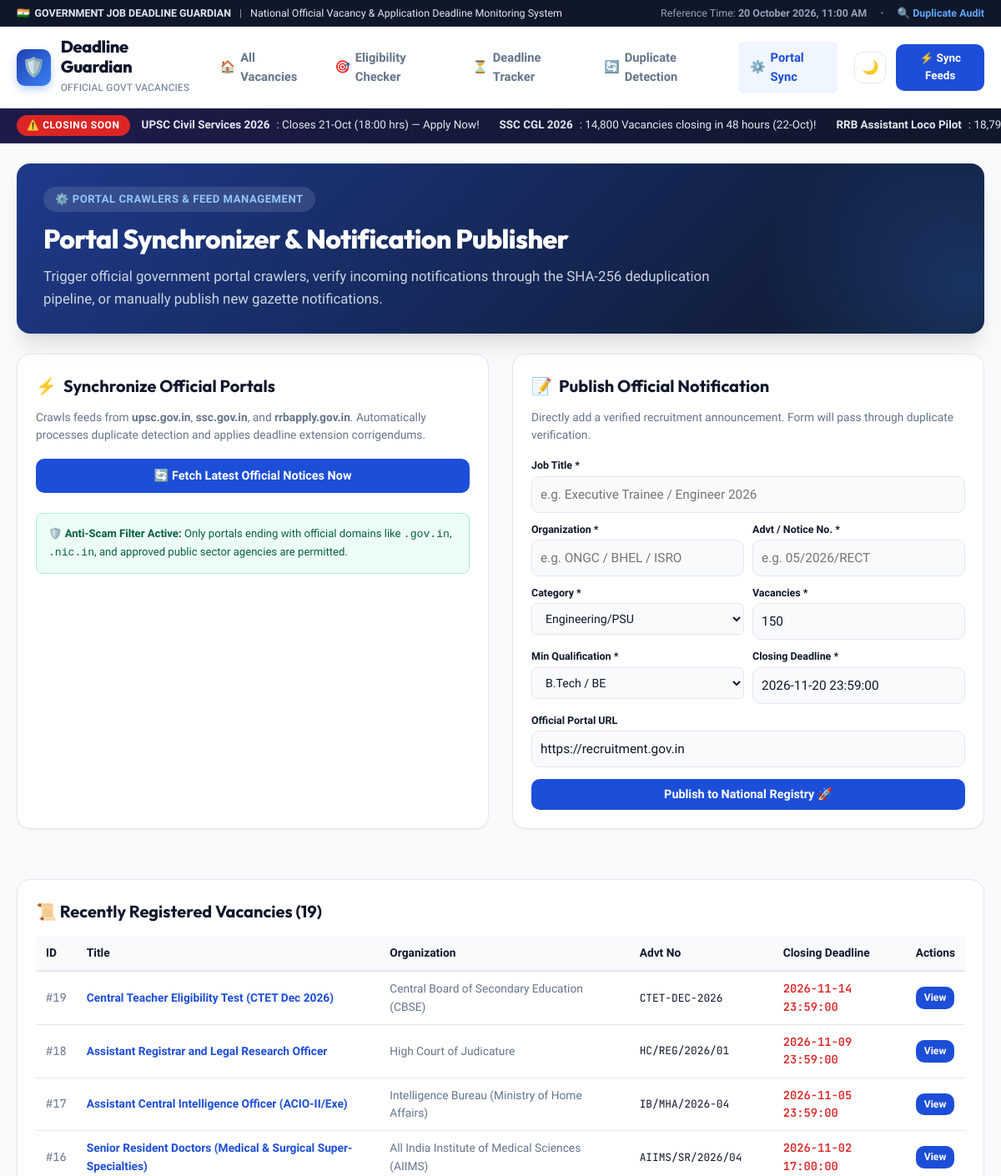
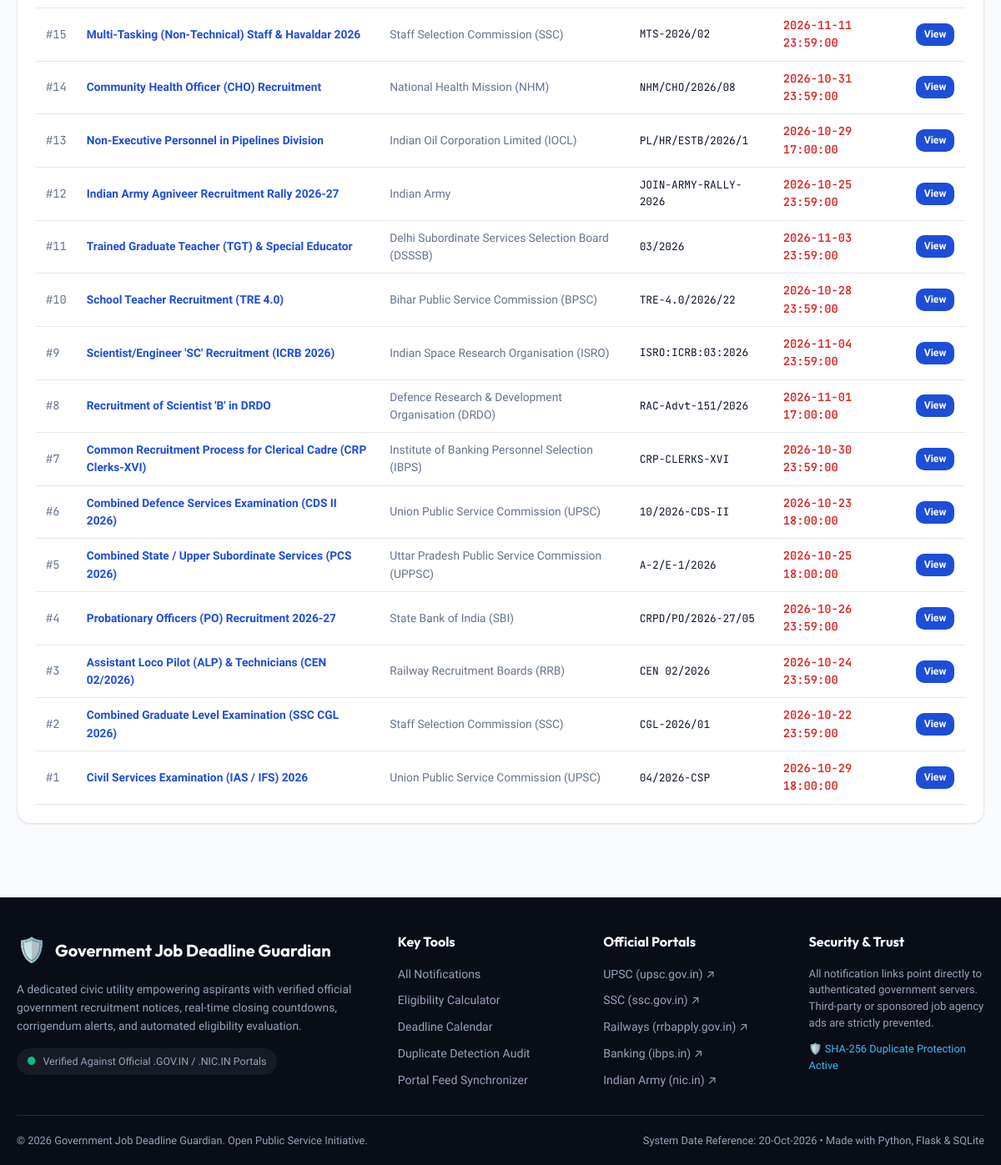
The page /admin on the database its author committed (2 pictures, top to bottom).
### tables this page shows
CREATE TABLE jobs (
        id INTEGER PRIMARY KEY AUTOINCREMENT,
        hash_fingerprint TEXT UNIQUE NOT NULL,
        title TEXT NOT NULL,
        organization TEXT NOT NULL,
        advt_no TEXT NOT NULL,
        category TEXT NOT NULL,
        state TEXT NOT NULL,
        vacancies INTEGER NOT NULL DEFAULT 1,
        salary_pay TEXT,
        min_age INTEGER NOT NULL DEFAULT 18,
        max_age INTEGER NOT NULL DEFAULT 35,
        min_qualification TEXT NOT NULL,
        qualification_details TEXT,
        stream_specialization TEXT DEFAULT 'Any',
        age_relaxation_json TEXT,
        application_start TEXT,
        deadline TEXT NOT NULL,
        original_deadline TEXT,
        is_extended INTEGER DEFAULT 0,
        corrigendum_note TEXT,
        application_fee TEXT,
        official_notification_url TEXT NOT NULL,
        official_apply_url TEXT NOT NULL,
        source_portal TEXT NOT NULL,
        is_verified INTEGER DEFAULT 1,
        created_at TEXT NOT NULL,
        updated_at TEXT NOT NULL
    );

### app.py (the view)
@app.route('/admin', methods=['GET', 'POST'])
def admin_page():
    conn = get_db_connection()
    cursor = conn.cursor()
    sync_result = None
    if request.method == 'POST' and 'sync_portals' in request.form:
        sync_result = run_simulated_portal_sync()
        flash("Official portals synchronized successfully!", "success")
    cursor.execute("SELECT * FROM jobs ORDER BY id DESC LIMIT 20")
    recent_jobs = cursor.fetchall()
    conn.close()
    return render_template('admin.html', recent_jobs=recent_jobs, sync_result=sync_result)

### app.py (called while the page is built)
def get_current_system_time():
    return datetime(2026, 10, 20, 11, 0, 0)

@app.context_processor
def inject_global_data():
    now = get_current_system_time()
    return {
        "current_time_str": now.strftime("%d %B %Y, %I:%M %p"),
        "current_year": 2026
    }

### database.py (called while the page is built, shortened)
def get_db_path():
    return ORIGINAL_DB_PATH

def get_db_connection():
    conn = sqlite3.connect(get_db_path())
    conn.row_factory = sqlite3.Row
    return conn

### templates/admin.html (shortened to what this page needs)
{% extends "base.html" %}
{% block content %}
<div class="hero-section" style="padding: 28px 32px; margin-bottom: 24px;">
  <div class="hero-content">
    <div class="hero-tagline">
      <span>⚙️ Portal Crawlers & Feed Management</span>
    </div>
    <h2 class="hero-title" style="font-size: 2rem;">
      Portal Synchronizer & Notification Publisher
    </h2>
    <p class="hero-desc" style="margin-bottom: 0;">
      Trigger official government portal crawlers, verify incoming notifications through the SHA-256 deduplication pipeline, or manually publish new gazette notifications.
    </p>
  </div>
</div>
<div style="display: grid; grid-template-columns: 1fr 1fr; gap: 28px; margin-bottom: 32px;">
  <div class="search-filter-card">
    <h3 style="font-family: var(--font-display); font-size: 1.25rem; font-weight: 700; margin-bottom: 12px; display: flex; align-items: center; gap: 8px;">
      <span>⚡</span> Synchronize Official Portals
    </h3>
    <p style="font-size: 0.86rem; color: var(--text-muted); margin-bottom: 18px;">
      Crawls feeds from <strong>upsc.gov.in</strong>, <strong>ssc.gov.in</strong>, and <strong>rrbapply.gov.in</strong>. Automatically processes duplicate detection and applies deadline extension corrigendums.
    </p>
    <form method="POST" action="{{ url_for('admin_page') }}">
      <button type="submit" class="btn-filter-action" style="width: 100%; justify-content: center; padding: 12px;" id="btn-sync-all">
        🔄 Fetch Latest Official Notices Now
      </button>
    </form>
    <div style="margin-top: 24px; padding: 14px; background: var(--open-bg); border: 1px solid var(--open-border); border-radius: 8px; font-size: 0.82rem; color: #065f46;">
      <strong>🛡️ Anti-Scam Filter Active:</strong> Only portals ending with official domains like <code>.gov.in</code>, <code>.nic.in</code>, and approved public sector agencies are permitted.
    </div>
  </div>
  <div class="search-filter-card">
    <h3 style="font-family: var(--font-display); font-size: 1.25rem; font-weight: 700; margin-bottom: 12px; display: flex; align-items: center; gap: 8px;">
      <span>📝</span> Publish Official Notification
    </h3>
    <p style="font-size: 0.86rem; color: var(--text-muted); margin-bottom: 16px;">
      Directly add a verified recruitment announcement. Form will pass through duplicate verification.
    </p>
    <form id="admin-add-job-form">
      <div style="margin-bottom: 10px;">
        <label for="new-title" style="display: block; font-size: 0.78rem; font-weight: 700; margin-bottom: 3px;">Job Title *</label>
        <input type="text" id="new-title" name="title" required placeholder="e.g. Executive Trainee / Engineer 2026" class="search-input" style="padding-left: 10px;">
      </div>
      <div style="display: grid; grid-template-columns: 1fr 1fr; gap: 10px; margin-bottom: 10px;">
        <div>
          <label for="new-org" style="display: block; font-size: 0.78rem; font-weight: 700; margin-bottom: 3px;">Organization *</label>
          <input type="text" id="new-org" name="organization" required placeholder="e.g. ONGC / BHEL / ISRO" class="search-input" style="padding-left: 10px;">
        </div>
        <div>
          <label for="new-advt" style="display: block; font-size: 0.78rem; font-weight: 700; margin-bottom: 3px;">Advt / Notice No. *</label>
          <input type="text" id="new-advt" name="advt_no" required placeholder="e.g. 05/2026/RECT" class="search-input" style="padding-left: 10px;">
        </div>
      </div>
      <div style="display: grid; grid-template-columns: 1fr 1fr; gap: 10px; margin-bottom: 10px;">
        <div>
          <label for="new-cat" style="display: block; font-size: 0.78rem; font-weight: 700; margin-bottom: 3px;">Category *</label>
          <select id="new-cat" name="category" class="filter-select">
            <option value="Engineering/PSU" selected>Engineering/PSU</option>
          </select>
        </div>
        <div>
          <label for="new-vacancies" style="display: block; font-size: 0.78rem; font-weight: 700; margin-bottom: 3px;">Vacancies *</label>
          <input type="number" id="new-vacancies" name="vacancies" required value="150" class="search-input" style="padding-left: 10px;">
        </div>
      </div>
      <div style="display: grid; grid-template-columns: 1fr 1fr; gap: 10px; margin-bottom: 10px;">
        <div>
          <label for="new-qual" style="display: block; font-size: 0.78rem; font-weight: 700; margin-bottom: 3px;">Min Qualification *</label>
          <select id="new-qual" name="min_qualification" class="filter-select">
            <option value="B.Tech/BE" selected>B.Tech / BE</option>
          </select>
        </div>
        <div>
          <label for="new-deadline" style="display: block; font-size: 0.78rem; font-weight: 700; margin-bottom: 3px;">Closing Deadline *</label>
          <input type="text" id="new-deadline" name="deadline" required value="2026-11-20 23:59:00" placeholder="YYYY-MM-DD HH:MM:SS" class="search-input" style="padding-left: 10px;">
        </div>
      </div>
      <div style="margin-bottom: 14px;">
        <label for="new-apply-url" style="display: block; font-size: 0.78rem; font-weight: 700; margin-bottom: 3px;">Official Portal URL</label>
        <input type="url" id="new-apply-url" name="official_apply_url" value="https://recruitment.gov.in" class="search-input" style="padding-left: 10px;">
      </div>
      <button type="submit" class="btn-filter-action" style="width: 100%; justify-content: center;" id="btn-submit-job">
        Publish to National Registry 🚀
      </button>
    </form>
  </div>
</div>
<div class="search-filter-card">
  <h3 style="font-family: var(--font-display); font-size: 1.25rem; font-weight: 700; margin-bottom: 14px;">
    📜 Recently Registered Vacancies ({{ recent_jobs|length }})
  </h3>
  <div style="overflow-x: auto;">
    <table style="width: 100%; border-collapse: collapse; font-size: 0.86rem; text-align: left;">
      <thead>
        <tr style="background: var(--bg-primary); border-bottom: 2px solid var(--border-color);">
          <th style="padding: 10px 12px; font-weight: 700;">ID</th>
          <th style="padding: 10px 12px; font-weight: 700;">Title</th>
          <th style="padding: 10px 12px; font-weight: 700;">Organization</th>
          <th style="padding: 10px 12px; font-weight: 700;">Advt No</th>
          <th style="padding: 10px 12px; font-weight: 700;">Closing Deadline</th>
          <th style="padding: 10px 12px; font-weight: 700;">Actions</th>
        </tr>
      </thead>
      <tbody>
        {% for j in recent_jobs %}
          <tr style="border-bottom: 1px solid var(--border-color);">
            <td style="padding: 10px 12px; font-family: var(--font-mono); color: var(--text-muted);">#{{ j.id }}</td>
            <td style="padding: 10px 12px; font-weight: 600;">
              <a href="{{ url_for('job_detail', job_id=j.id) }}" style="color: var(--primary);">{{ j.title }}</a>
            </td>
            <td style="padding: 10px 12px; color: var(--text-muted);">{{ j.organization }}</td>
            <td style="padding: 10px 12px; font-family: var(--font-mono); font-size: 0.8rem;">{{ j.advt_no }}</td>
            <td style="padding: 10px 12px; font-family: var(--font-mono); color: var(--critical); font-weight: 600;">{{ j.deadline }}</td>
            <td style="padding: 10px 12px;">
              <a href="{{ url_for('job_detail', job_id=j.id) }}" class="btn-primary-apply" style="padding: 4px 10px; font-size: 0.76rem;">
                View
              </a>
            </td>
          </tr>
        {% endfor %}
      </tbody>
    </table>
  </div>
</div>
{% endblock %}

### templates/base.html (shortened to what this page needs)
<!DOCTYPE html>
<html lang="en">
<head>
  <link rel="stylesheet" href="{{ url_for('static', filename='css/style.css') }}">
</head>
<body>
  <header class="gov-top-bar">
    <div class="gov-top-container">
      <div class="gov-emblem-badge">
        <span>🇮🇳</span>
        <strong>GOVERNMENT JOB DEADLINE GUARDIAN</strong>
        <span style="opacity: 0.6; margin: 0 4px;">|</span>
        <span>National Official Vacancy & Application Deadline Monitoring System</span>
      </div>
      <div class="top-actions">
        <span>Reference Time: <strong>{{ current_time_str }}</strong></span>
        <span style="opacity: 0.6;">•</span>
        <a href="{{ url_for('duplicates_page') }}" style="color: #60a5fa; font-weight: 600;">🔍 Duplicate Audit</a>
      </div>
    </div>
  </header>
  <nav class="navbar" id="main-nav">
    <div class="nav-container">
      <a href="{{ url_for('index') }}" class="brand-link" id="brand-logo-link">
        <div class="brand-icon">
          <span>🛡️</span>
        </div>
        <div class="brand-text">
          <h1>Deadline Guardian</h1>
          <span>Official Govt Vacancies</span>
        </div>
      </a>
      <ul class="nav-links">
        <li class="nav-item">
          <a href="{{ url_for('index') }}" class="{% if request.endpoint == 'index' %}active{% endif %}" id="nav-home">
            <span>🏠</span> All Vacancies
          </a>
        </li>
        <li class="nav-item">
          <a href="{{ url_for('eligibility_page') }}" class="{% if request.endpoint == 'eligibility_page' %}active{% endif %}" id="nav-eligibility">
            <span>🎯</span> Eligibility Checker
          </a>
        </li>
        <li class="nav-item">
          <a href="{{ url_for('deadline_tracker_page') }}" class="{% if request.endpoint == 'deadline_tracker_page' %}active{% endif %}" id="nav-deadlines">
            <span>⏳</span> Deadline Tracker
          </a>
        </li>
        <li class="nav-item">
          <a href="{{ url_for('duplicates_page') }}" class="{% if request.endpoint == 'duplicates_page' %}active{% endif %}" id="nav-duplicates">
            <span>🔄</span> Duplicate Detection
          </a>
        </li>
        <li class="nav-item">
          <a href="{{ url_for('admin_page') }}" class="{% if request.endpoint == 'admin_page' %}active{% endif %}" id="nav-admin">
            <span>⚙️</span> Portal Sync
          </a>
        </li>
      </ul>
      <div class="nav-controls">
        <button type="button" class="theme-toggle-btn" id="theme-toggle-btn" title="Toggle Dark/Light Mode" aria-label="Toggle theme">
        </button>
        <a href="{{ url_for('admin_page') }}" class="btn-primary-apply" style="padding: 7px 14px; font-size: 0.84rem;" id="nav-sync-btn">
          ⚡ Sync Feeds
        </a>
      </div>
    </div>
  </nav>
  <div class="urgent-ticker-bar" id="urgent-ticker">
    <div class="ticker-label">⚠️ CLOSING SOON</div>
    <div class="ticker-content">
      <span class="ticker-item">
        <strong>UPSC Civil Services 2026</strong>: Closes 21-Oct (18:00 hrs) — Apply Now!
      </span>
      <span class="ticker-item">
        <strong>SSC CGL 2026</strong>: 14,800 Vacancies closing in 48 hours (22-Oct)!
      </span>
      <span class="ticker-item">
        <strong>RRB Assistant Loco Pilot</strong>: 18,799 posts closing 24-Oct!
      </span>
    </div>
  </div>
  <main class="main-wrapper">
    {% block content %}{% endblock %}
  </main>
  <footer class="footer-main">
    <div class="footer-container">
      <div class="footer-col">
        <div style="display: flex; align-items: center; gap: 10px; margin-bottom: 14px;">
          <span style="font-size: 1.8rem;">🛡️</span>
          <h4 style="font-size: 1.25rem; margin-bottom: 0;">Government Job Deadline Guardian</h4>
        </div>
        <p style="font-size: 0.86rem; color: #94a3b8; line-height: 1.6; max-width: 440px;">
          A dedicated civic utility empowering aspirants with verified official government recruitment notices, real-time closing countdowns, corrigendum alerts, and automated eligibility evaluation.
        </p>
        <div style="margin-top: 16px; display: inline-flex; align-items: center; gap: 8px; background: rgba(255,255,255,0.06); padding: 6px 12px; border-radius: 20px; font-size: 0.78rem;">
          <span style="color: #10b981;">●</span> Verified Against Official .GOV.IN / .NIC.IN Portals
        </div>
      </div>
      <div class="footer-col">
        <h4>Key Tools</h4>
        <ul class="footer-links">
          <li><a href="{{ url_for('index') }}">All Notifications</a></li>
          <li><a href="{{ url_for('eligibility_page') }}">Eligibility Calculator</a></li>
          <li><a href="{{ url_for('deadline_tracker_page') }}">Deadline Calendar</a></li>
          <li><a href="{{ url_for('duplicates_page') }}">Duplicate Detection Audit</a></li>
          <li><a href="{{ url_for('admin_page') }}">Portal Feed Synchronizer</a></li>
        </ul>
      </div>
      <div class="footer-col">
        <h4>Official Portals</h4>
        <ul class="footer-links">
          <li><a href="https://upsc.gov.in" target="_blank" rel="noopener">UPSC (upsc.gov.in) ↗</a></li>
          <li><a href="https://ssc.gov.in" target="_blank" rel="noopener">SSC (ssc.gov.in) ↗</a></li>
          <li><a href="https://rrbapply.gov.in" target="_blank" rel="noopener">Railways (rrbapply.gov.in) ↗</a></li>
          <li><a href="https://ibps.in" target="_blank" rel="noopener">Banking (ibps.in) ↗</a></li>
          <li><a href="https://joinindianarmy.nic.in" target="_blank" rel="noopener">Indian Army (nic.in) ↗</a></li>
        </ul>
      </div>
      <div class="footer-col">
        <h4>Security & Trust</h4>
        <p style="font-size: 0.82rem; line-height: 1.5; color: #94a3b8;">
          All notification links point directly to authenticated government servers. Third-party or sponsored job agency ads are strictly prevented.
        </p>
        <div style="margin-top: 12px; font-size: 0.8rem; color: #38bdf8;">
          🛡️ SHA-256 Duplicate Protection Active
        </div>
      </div>
    </div>
    <div class="footer-bottom">
      <div>
        © {{ current_year }} Government Job Deadline Guardian. Open Public Service Initiative.
      </div>
      <div>
        System Date Reference: 20-Oct-2026 • Made with Python, Flask & SQLite
      </div>
    </div>
  </footer>
</body>
</html>

### rows shown on the page
jobs: id "19", title "Central Teacher Eligibility Test (CTET Dec 2026)", organization "Central Board of Secondary Education (CBSE)", advt_no "CTET-DEC-2026", deadline "2026-11-14 23:59:00"
jobs: id "18", title "Assistant Registrar and Legal Research Officer", organization "High Court of Judicature", advt_no "HC/REG/2026/01", deadline "2026-11-09 23:59:00"
jobs: id "17", title "Assistant Central Intelligence Officer (ACIO-II/Exe)", organization "Intelligence Bureau (Ministry of Home Affairs)", advt_no "IB/MHA/2026-04", deadline "2026-11-05 23:59:00"
jobs: id "16", title "Senior Resident Doctors (Medical & Surgical Super-Specialties)", organization "All India Institute of Medical Sciences (AIIMS)", advt_no "AIIMS/SR/2026/04", deadline "2026-11-02 17:00:00"
jobs: id "15", title "Multi-Tasking (Non-Technical) Staff & Havaldar 2026", organization "Staff Selection Commission (SSC)", advt_no "MTS-2026/02", deadline "2026-11-11 23:59:00"
jobs: id "14", title "Community Health Officer (CHO) Recruitment", organization "National Health Mission (NHM)", advt_no "NHM/CHO/2026/08", deadline "2026-10-31 23:59:00"
jobs: id "13", title "Non-Executive Personnel in Pipelines Division", organization "Indian Oil Corporation Limited (IOCL)", advt_no "PL/HR/ESTB/2026/1", deadline "2026-10-29 17:00:00"
jobs: id "12", title "Indian Army Agniveer Recruitment Rally 2026-27", organization "Indian Army", advt_no "JOIN-ARMY-RALLY-2026", deadline "2026-10-25 23:59:00"
jobs: id "11", title "Trained Graduate Teacher (TGT) & Special Educator", organization "Delhi Subordinate Services Selection Board (DSSSB)", advt_no "03/2026", deadline "2026-11-03 23:59:00"
jobs: id "10", title "School Teacher Recruitment (TRE 4.0)", organization "Bihar Public Service Commission (BPSC)", advt_no "TRE-4.0/2026/22", deadline "2026-10-28 23:59:00"
jobs: id "9", title "Scientist/Engineer 'SC' Recruitment (ICRB 2026)", organization "Indian Space Research Organisation (ISRO)", advt_no "ISRO:ICRB:03:2026", deadline "2026-11-04 23:59:00"
jobs: id "8", title "Recruitment of Scientist 'B' in DRDO", organization "Defence Research & Development Organisation (DRDO)", advt_no "RAC-Advt-151/2026", deadline "2026-11-01 17:00:00"
jobs: id "7", title "Common Recruitment Process for Clerical Cadre (CRP Clerks-XVI)", organization "Institute of Banking Personnel Selection (IBPS)", advt_no "CRP-CLERKS-XVI", deadline "2026-10-30 23:59:00"
jobs: id "6", title "Combined Defence Services Examination (CDS II 2026)", organization "Union Public Service Commission (UPSC)", advt_no "10/2026-CDS-II", deadline "2026-10-23 18:00:00"
jobs: id "5", title "Combined State / Upper Subordinate Services (PCS 2026)", organization "Uttar Pradesh Public Service Commission (UPPSC)", advt_no "A-2/E-1/2026", deadline "2026-10-25 18:00:00"
jobs: id "4", title "Probationary Officers (PO) Recruitment 2026-27", organization "State Bank of India (SBI)", advt_no "CRPD/PO/2026-27/05", deadline "2026-10-26 23:59:00"
jobs: id "3", title "Assistant Loco Pilot (ALP) & Technicians (CEN 02/2026)", organization "Railway Recruitment Boards (RRB)", advt_no "CEN 02/2026", deadline "2026-10-24 23:59:00"
jobs: id "2", title "Combined Graduate Level Examination (SSC CGL 2026)", organization "Staff Selection Commission (SSC)", advt_no "CGL-2026/01", deadline "2026-10-22 23:59:00"
jobs: id "1", title "Civil Services Examination (IAS / IFS) 2026", organization "Union Public Service Commission (UPSC)", advt_no "04/2026-CSP", deadline "2026-10-29 18:00:00"

### other values the page prints
{{ current_time_str }} "20 October 2026, 11:00 AM"
{{ recent_jobs|length }} "19"
{{ current_year }} "2026"
